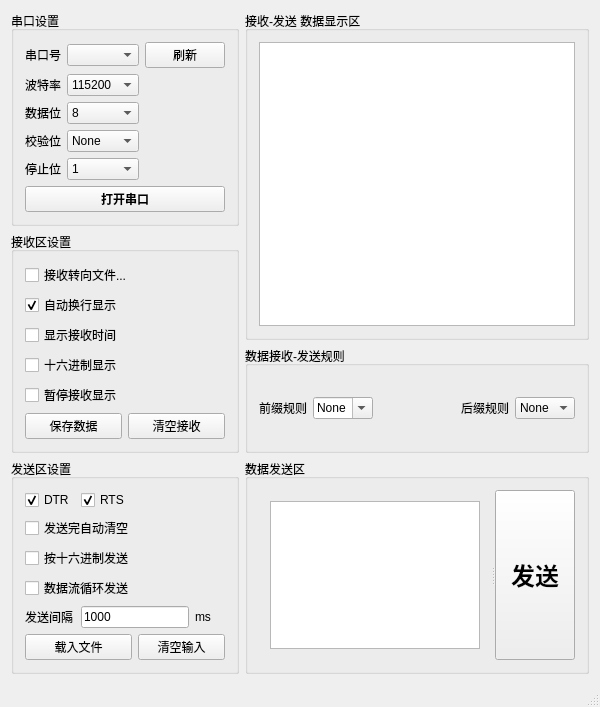
<?xml version="1.0" encoding="UTF-8"?>
<ui version="4.0">
 <class>SerialPortWindow</class>
 <widget class="QMainWindow" name="SerialPortWindow">
  <property name="windowModality">
   <enum>Qt::ApplicationModal</enum>
  </property>
  <property name="geometry">
   <rect>
    <x>0</x>
    <y>0</y>
    <width>600</width>
    <height>600</height>
   </rect>
  </property>
  <property name="sizePolicy">
   <sizepolicy hsizetype="Preferred" vsizetype="Preferred">
    <horstretch>0</horstretch>
    <verstretch>0</verstretch>
   </sizepolicy>
  </property>
  <property name="windowTitle">
   <string>串口调试助手 (作者evening_wen)</string>
  </property>
  <property name="windowIcon">
   <iconset resource="resource.qrc">
    <normaloff>:/res/mobile_data_48px.png</normaloff>:/res/mobile_data_48px.png</iconset>
  </property>
  <property name="statusTip">
   <string/>
  </property>
  <property name="layoutDirection">
   <enum>Qt::LeftToRight</enum>
  </property>
  <widget class="QWidget" name="serialPortCentralWidget">
   <layout class="QGridLayout" name="gridLayout_6">
    <item row="0" column="0">
     <widget class="QGroupBox" name="serialPortSettingGroupBox">
      <property name="statusTip">
       <string>串口设置</string>
      </property>
      <property name="title">
       <string>串口设置</string>
      </property>
      <layout class="QGridLayout" name="gridLayout_4">
       <item row="0" column="0">
        <widget class="QLabel" name="portNameberLabel">
         <property name="statusTip">
          <string>串口号</string>
         </property>
         <property name="text">
          <string>串口号</string>
         </property>
        </widget>
       </item>
       <item row="0" column="1">
        <widget class="QComboBox" name="portNameComboBox"/>
       </item>
       <item row="0" column="2">
        <widget class="QPushButton" name="portNameRefreshBtn">
         <property name="text">
          <string>刷新</string>
         </property>
         <property name="icon">
          <iconset resource="resource.qrc">
           <normaloff>:/res/gtk-refresh.png</normaloff>:/res/gtk-refresh.png</iconset>
         </property>
        </widget>
       </item>
       <item row="1" column="0">
        <widget class="QLabel" name="baudRateLabel">
         <property name="statusTip">
          <string>波特率</string>
         </property>
         <property name="text">
          <string>波特率</string>
         </property>
        </widget>
       </item>
       <item row="1" column="1">
        <widget class="QComboBox" name="baudRateComboBox">
         <property name="editable">
          <bool>false</bool>
         </property>
         <property name="currentText">
          <string>115200</string>
         </property>
         <property name="currentIndex">
          <number>0</number>
         </property>
         <item>
          <property name="text">
           <string>115200</string>
          </property>
         </item>
         <item>
          <property name="text">
           <string>57600</string>
          </property>
         </item>
         <item>
          <property name="text">
           <string>38400</string>
          </property>
         </item>
         <item>
          <property name="text">
           <string>19200</string>
          </property>
         </item>
         <item>
          <property name="text">
           <string>9600</string>
          </property>
         </item>
         <item>
          <property name="text">
           <string>4800</string>
          </property>
         </item>
         <item>
          <property name="text">
           <string>2400</string>
          </property>
         </item>
         <item>
          <property name="text">
           <string>1200</string>
          </property>
         </item>
        </widget>
       </item>
       <item row="2" column="0">
        <widget class="QLabel" name="dataBitLabel">
         <property name="statusTip">
          <string>校验位</string>
         </property>
         <property name="text">
          <string>数据位</string>
         </property>
        </widget>
       </item>
       <item row="2" column="1">
        <widget class="QComboBox" name="dataBitComboBox">
         <item>
          <property name="text">
           <string>8</string>
          </property>
         </item>
         <item>
          <property name="text">
           <string>7</string>
          </property>
         </item>
         <item>
          <property name="text">
           <string>6</string>
          </property>
         </item>
         <item>
          <property name="text">
           <string>5</string>
          </property>
         </item>
        </widget>
       </item>
       <item row="3" column="0">
        <widget class="QLabel" name="parityBitLabel">
         <property name="statusTip">
          <string>数据位</string>
         </property>
         <property name="text">
          <string>校验位</string>
         </property>
        </widget>
       </item>
       <item row="3" column="1">
        <widget class="QComboBox" name="parityBitComboBox">
         <item>
          <property name="text">
           <string>None</string>
          </property>
         </item>
         <item>
          <property name="text">
           <string>Odd</string>
          </property>
         </item>
         <item>
          <property name="text">
           <string>Even</string>
          </property>
         </item>
         <item>
          <property name="text">
           <string>Mark</string>
          </property>
         </item>
         <item>
          <property name="text">
           <string>Space</string>
          </property>
         </item>
        </widget>
       </item>
       <item row="4" column="0">
        <widget class="QLabel" name="stopBitLabel">
         <property name="statusTip">
          <string>停止位</string>
         </property>
         <property name="text">
          <string>停止位</string>
         </property>
        </widget>
       </item>
       <item row="4" column="1">
        <widget class="QComboBox" name="stopBitComboBox">
         <property name="currentIndex">
          <number>0</number>
         </property>
         <item>
          <property name="text">
           <string>1</string>
          </property>
         </item>
         <item>
          <property name="text">
           <string>1.5</string>
          </property>
         </item>
         <item>
          <property name="text">
           <string>2</string>
          </property>
         </item>
        </widget>
       </item>
       <item row="5" column="0" colspan="3">
        <widget class="QPushButton" name="openSerialPortBtn">
         <property name="font">
          <font>
           <family>AcadEref</family>
           <weight>75</weight>
           <bold>true</bold>
          </font>
         </property>
         <property name="statusTip">
          <string>串口打开/关闭</string>
         </property>
         <property name="text">
          <string>打开串口</string>
         </property>
         <property name="icon">
          <iconset resource="resource.qrc">
           <normaloff>:/res/Aladdin_lamp_red.png</normaloff>:/res/Aladdin_lamp_red.png</iconset>
         </property>
        </widget>
       </item>
      </layout>
     </widget>
    </item>
    <item row="3" column="0">
     <widget class="QGroupBox" name="sendGroupBox">
      <property name="statusTip">
       <string>发送区设置</string>
      </property>
      <property name="title">
       <string>发送区设置</string>
      </property>
      <layout class="QGridLayout" name="gridLayout_5">
       <item row="0" column="0">
        <widget class="QCheckBox" name="DTRcheckBox">
         <property name="text">
          <string>DTR</string>
         </property>
         <property name="checked">
          <bool>true</bool>
         </property>
        </widget>
       </item>
       <item row="0" column="1" colspan="2">
        <widget class="QCheckBox" name="RTScheckBox">
         <property name="text">
          <string>RTS</string>
         </property>
         <property name="checked">
          <bool>true</bool>
         </property>
        </widget>
       </item>
       <item row="1" column="0" colspan="3">
        <widget class="QCheckBox" name="clearSendAreaCheckBox">
         <property name="statusTip">
          <string>发送完自动清空发送区</string>
         </property>
         <property name="text">
          <string>发送完自动清空</string>
         </property>
        </widget>
       </item>
       <item row="2" column="0" colspan="3">
        <widget class="QCheckBox" name="hexSendAreaCheckBox">
         <property name="enabled">
          <bool>true</bool>
         </property>
         <property name="statusTip">
          <string>按十六进制发送</string>
         </property>
         <property name="text">
          <string>按十六进制发送</string>
         </property>
        </widget>
       </item>
       <item row="3" column="0" colspan="3">
        <widget class="QCheckBox" name="repeatSendCheckBox">
         <property name="statusTip">
          <string>数据流循环发送</string>
         </property>
         <property name="text">
          <string>数据流循环发送</string>
         </property>
        </widget>
       </item>
       <item row="4" column="0">
        <widget class="QLabel" name="intervalTimeLabel">
         <property name="statusTip">
          <string>发送间隔</string>
         </property>
         <property name="text">
          <string>发送间隔</string>
         </property>
        </widget>
       </item>
       <item row="4" column="1" colspan="2">
        <widget class="QLineEdit" name="intervalTimeLineEdit">
         <property name="statusTip">
          <string>指令发送及指令循环间隔</string>
         </property>
         <property name="text">
          <string>1000</string>
         </property>
        </widget>
       </item>
       <item row="4" column="3">
        <widget class="QLabel" name="unitLabel">
         <property name="text">
          <string>ms</string>
         </property>
        </widget>
       </item>
       <item row="5" column="0" colspan="2">
        <widget class="QPushButton" name="loadFileBtn">
         <property name="enabled">
          <bool>true</bool>
         </property>
         <property name="statusTip">
          <string>载入文件</string>
         </property>
         <property name="text">
          <string>载入文件</string>
         </property>
        </widget>
       </item>
       <item row="5" column="2" colspan="2">
        <widget class="QPushButton" name="clearSendAreaBtn">
         <property name="statusTip">
          <string>清空发送区</string>
         </property>
         <property name="text">
          <string>清空输入</string>
         </property>
        </widget>
       </item>
      </layout>
     </widget>
    </item>
    <item row="3" column="1" colspan="2">
     <widget class="QGroupBox" name="dataSendAreaGroupBox">
      <property name="title">
       <string>数据发送区</string>
      </property>
      <layout class="QGridLayout" name="gridLayout_3">
       <item row="0" column="0">
        <widget class="QSplitter" name="dataSendAreaSplitter">
         <property name="orientation">
          <enum>Qt::Horizontal</enum>
         </property>
         <widget class="QWidget" name="gridLayoutWidget_3">
          <layout class="QGridLayout" name="dataSendAreaGridLayout1">
           <item row="0" column="0">
            <widget class="QTextEdit" name="dataSendAreaTextEdit">
             <property name="statusTip">
              <string>在此区域输入需要发送的内容</string>
             </property>
            </widget>
           </item>
          </layout>
         </widget>
         <widget class="QPushButton" name="sendBtn">
          <property name="font">
           <font>
            <family>AcadEref</family>
            <pointsize>18</pointsize>
            <weight>75</weight>
            <bold>true</bold>
           </font>
          </property>
          <property name="statusTip">
           <string>发送 Ctrl+Enter</string>
          </property>
          <property name="text">
           <string>发送</string>
          </property>
          <property name="shortcut">
           <string>Ctrl+Return</string>
          </property>
         </widget>
        </widget>
       </item>
      </layout>
     </widget>
    </item>
    <item row="1" column="0" rowspan="2">
     <widget class="QGroupBox" name="receiveGroupBox">
      <property name="statusTip">
       <string>接收区设置</string>
      </property>
      <property name="title">
       <string>接收区设置</string>
      </property>
      <layout class="QGridLayout" name="gridLayout_2">
       <item row="0" column="0" colspan="2">
        <widget class="QCheckBox" name="dataSaveToFileCheckBox">
         <property name="statusTip">
          <string>接收转向文件...</string>
         </property>
         <property name="text">
          <string>接收转向文件...</string>
         </property>
        </widget>
       </item>
       <item row="1" column="0" colspan="2">
        <widget class="QCheckBox" name="nextLineShowCheckBox">
         <property name="statusTip">
          <string>自动换行显示</string>
         </property>
         <property name="text">
          <string>自动换行显示</string>
         </property>
         <property name="checked">
          <bool>true</bool>
         </property>
        </widget>
       </item>
       <item row="2" column="0" colspan="2">
        <widget class="QCheckBox" name="showReceiveTimeCheckBox">
         <property name="statusTip">
          <string>显示接收时间</string>
         </property>
         <property name="text">
          <string>显示接收时间</string>
         </property>
        </widget>
       </item>
       <item row="3" column="0" colspan="2">
        <widget class="QCheckBox" name="hexShowCheckBox">
         <property name="statusTip">
          <string>十六进制显示</string>
         </property>
         <property name="text">
          <string>十六进制显示</string>
         </property>
        </widget>
       </item>
       <item row="4" column="0" colspan="2">
        <widget class="QCheckBox" name="stopReceiveCheckBox">
         <property name="statusTip">
          <string>暂停接收显示</string>
         </property>
         <property name="text">
          <string>暂停接收显示</string>
         </property>
        </widget>
       </item>
       <item row="5" column="0">
        <widget class="QPushButton" name="saveDataBtn">
         <property name="statusTip">
          <string>保存数据至文件</string>
         </property>
         <property name="text">
          <string>保存数据</string>
         </property>
        </widget>
       </item>
       <item row="5" column="1">
        <widget class="QPushButton" name="clearReceiveBtn">
         <property name="statusTip">
          <string>清空接收区域</string>
         </property>
         <property name="text">
          <string>清空接收</string>
         </property>
        </widget>
       </item>
      </layout>
     </widget>
    </item>
    <item row="2" column="1" colspan="2">
     <widget class="QGroupBox" name="dataRuleGroupBox">
      <property name="title">
       <string>数据接收-发送规则</string>
      </property>
      <layout class="QGridLayout" name="gridLayout_8">
       <item row="0" column="0">
        <layout class="QHBoxLayout" name="dataPrefixHorizontalLayout">
         <item>
          <widget class="QLabel" name="dataPrefixLabel">
           <property name="text">
            <string>前缀规则</string>
           </property>
          </widget>
         </item>
         <item>
          <widget class="QComboBox" name="dataPrefixComboBox">
           <property name="editable">
            <bool>true</bool>
           </property>
           <item>
            <property name="text">
             <string>None</string>
            </property>
           </item>
          </widget>
         </item>
         <item>
          <spacer name="dataRuleHorizontalSpacer1">
           <property name="orientation">
            <enum>Qt::Horizontal</enum>
           </property>
           <property name="sizeHint" stdset="0">
            <size>
             <width>40</width>
             <height>20</height>
            </size>
           </property>
          </spacer>
         </item>
         <item>
          <widget class="QLabel" name="dataSuffixLabel">
           <property name="text">
            <string>后缀规则</string>
           </property>
          </widget>
         </item>
         <item>
          <widget class="QComboBox" name="dataSuffixComboBox">
           <property name="editable">
            <bool>false</bool>
           </property>
           <item>
            <property name="text">
             <string>None</string>
            </property>
           </item>
           <item>
            <property name="text">
             <string>\r</string>
            </property>
           </item>
           <item>
            <property name="text">
             <string>\n</string>
            </property>
           </item>
           <item>
            <property name="text">
             <string>\r\n</string>
            </property>
           </item>
          </widget>
         </item>
        </layout>
       </item>
      </layout>
     </widget>
    </item>
    <item row="0" column="1" rowspan="2" colspan="2">
     <widget class="QGroupBox" name="dataReceiveAreaGroupBox">
      <property name="title">
       <string>接收-发送 数据显示区</string>
      </property>
      <layout class="QGridLayout" name="gridLayout">
       <item row="0" column="0">
        <widget class="QTextBrowser" name="dataReceiveAreaTextBrowser">
         <property name="focusPolicy">
          <enum>Qt::NoFocus</enum>
         </property>
        </widget>
       </item>
      </layout>
     </widget>
    </item>
   </layout>
  </widget>
  <widget class="QMenuBar" name="menuBar">
   <property name="geometry">
    <rect>
     <x>0</x>
     <y>0</y>
     <width>600</width>
     <height>23</height>
    </rect>
   </property>
  </widget>
  <widget class="QStatusBar" name="statusBar"/>
 </widget>
 <layoutdefault spacing="6" margin="11"/>
 <tabstops>
  <tabstop>portNameComboBox</tabstop>
  <tabstop>baudRateComboBox</tabstop>
  <tabstop>dataBitComboBox</tabstop>
  <tabstop>parityBitComboBox</tabstop>
  <tabstop>stopBitComboBox</tabstop>
  <tabstop>dataSaveToFileCheckBox</tabstop>
  <tabstop>nextLineShowCheckBox</tabstop>
  <tabstop>showReceiveTimeCheckBox</tabstop>
  <tabstop>hexShowCheckBox</tabstop>
  <tabstop>stopReceiveCheckBox</tabstop>
  <tabstop>saveDataBtn</tabstop>
  <tabstop>clearReceiveBtn</tabstop>
  <tabstop>clearSendAreaCheckBox</tabstop>
  <tabstop>hexSendAreaCheckBox</tabstop>
  <tabstop>repeatSendCheckBox</tabstop>
  <tabstop>intervalTimeLineEdit</tabstop>
  <tabstop>loadFileBtn</tabstop>
  <tabstop>clearSendAreaBtn</tabstop>
  <tabstop>clearSendAreaBtn</tabstop>
  <tabstop>clearSendAreaCheckBox</tabstop>
  <tabstop>hexSendAreaCheckBox</tabstop>
  <tabstop>repeatSendCheckBox</tabstop>
  <tabstop>loadFileBtn</tabstop>
  <tabstop>dataSaveToFileCheckBox</tabstop>
  <tabstop>nextLineShowCheckBox</tabstop>
  <tabstop>showReceiveTimeCheckBox</tabstop>
  <tabstop>hexShowCheckBox</tabstop>
  <tabstop>stopReceiveCheckBox</tabstop>
  <tabstop>saveDataBtn</tabstop>
  <tabstop>portNameComboBox</tabstop>
  <tabstop>stopBitComboBox</tabstop>
  <tabstop>baudRateComboBox</tabstop>
  <tabstop>parityBitComboBox</tabstop>
  <tabstop>clearReceiveBtn</tabstop>
  <tabstop>intervalTimeLineEdit</tabstop>
  <tabstop>dataBitComboBox</tabstop>
 </tabstops>
 <resources>
  <include location="resource.qrc"/>
 </resources>
 <connections/>
</ui>
